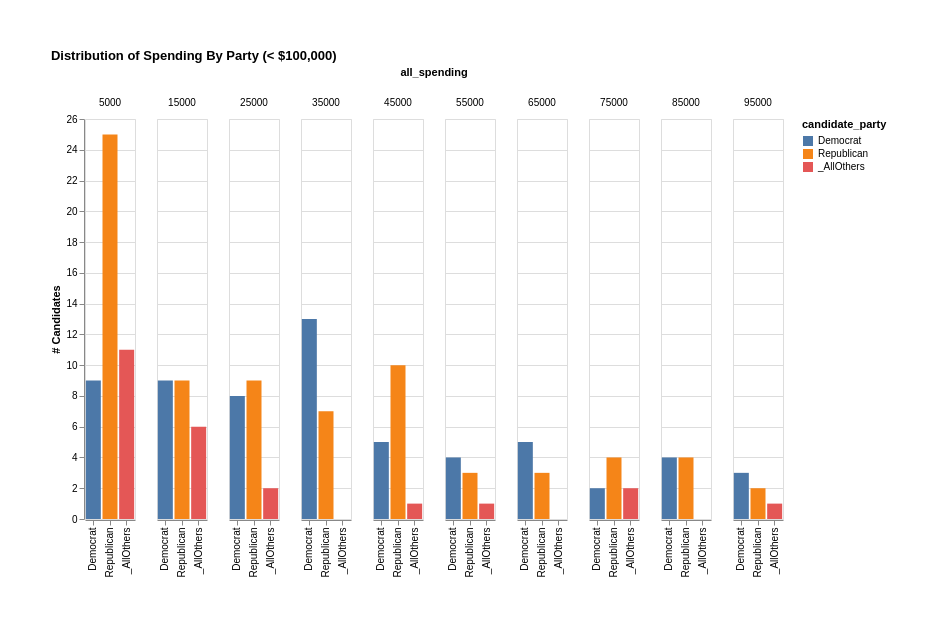

The Vega-Lite source for this figure:
### Vega-Lite specification from a JSON file in a GitHub repository (floating-point values rounded to 4 significant figures)
{"config": {"view": {"height": 400, "width": 50}, "padding": 50}, "mark": {"binSpacing": 1, "type": "bar"}, "data": {"values": [{"candidate_party": "Democrat", "all_spending": 5000, "count": 9}, {"candidate_party": "Democrat", "all_spending": 15000, "count": 9}, {"candidate_party": "Democrat", "all_spending": 25000, "count": 8}, {"candidate_party": "Democrat", "all_spending": 35000, "count": 13}, {"candidate_party": "Democrat", "all_spending": 45000, "count": 5}, {"candidate_party": "Democrat", "all_spending": 55000, "count": 4}, {"candidate_party": "Democrat", "all_spending": 65000, "count": 5}, {"candidate_party": "Democrat", "all_spending": 75000, "count": 2}, {"candidate_party": "Democrat", "all_spending": 85000, "count": 4}, {"candidate_party": "Democrat", "all_spending": 95000, "count": 3}, {"candidate_party": "Republican", "all_spending": 5000, "count": 25}, {"candidate_party": "Republican", "all_spending": 15000, "count": 9}, {"candidate_party": "Republican", "all_spending": 25000, "count": 9}, {"candidate_party": "Republican", "all_spending": 35000, "count": 7}, {"candidate_party": "Republican", "all_spending": 45000, "count": 10}, {"candidate_party": "Republican", "all_spending": 55000, "count": 3}, {"candidate_party": "Republican", "all_spending": 65000, "count": 3}, {"candidate_party": "Republican", "all_spending": 75000, "count": 4}, {"candidate_party": "Republican", "all_spending": 85000, "count": 4}, {"candidate_party": "Republican", "all_spending": 95000, "count": 2}, {"candidate_party": "_AllOthers", "all_spending": 5000, "count": 11}, {"candidate_party": "_AllOthers", "all_spending": 15000, "count": 6}, {"candidate_party": "_AllOthers", "all_spending": 25000, "count": 2}, {"candidate_party": "_AllOthers", "all_spending": 35000, "count": 0}, {"candidate_party": "_AllOthers", "all_spending": 45000, "count": 1}, {"candidate_party": "_AllOthers", "all_spending": 55000, "count": 1}, {"candidate_party": "_AllOthers", "all_spending": 65000, "count": 0}, {"candidate_party": "_AllOthers", "all_spending": 75000, "count": 2}, {"candidate_party": "_AllOthers", "all_spending": 85000, "count": 0}, {"candidate_party": "_AllOthers", "all_spending": 95000, "count": 1}]}, "$schema": "https://vega.github.io/schema/vega-lite/v5.json", "title": "Distribution of Spending By Party (< $100,000)", "encoding": {"color": {"field": "candidate_party", "type": "nominal"}, "x": {"field": "candidate_party", "type": "nominal", "axis": {"title": ""}}, "column": {"field": "all_spending", "type": "quantitative"}, "y": {"field": "count", "type": "quantitative", "axis": {"title": "# Candidates"}}}}
